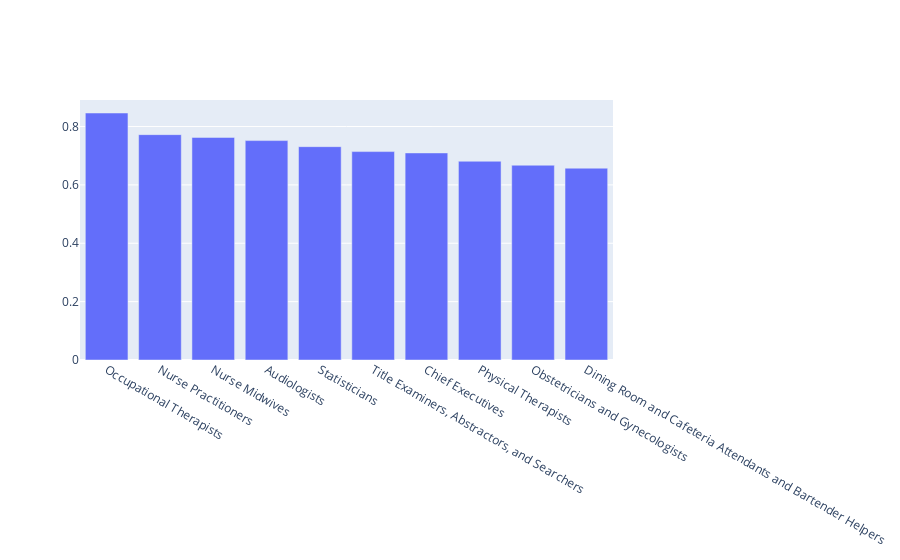

Here is the notebook cell this chart was saved with:
### Code cell
distribution(occ_default)

### Figure 1 — Plotly figure (JSON) as saved in the notebook; plotly's stock layout.template omitted (floating-point values rounded to 4 significant figures)
{"data": [{"textposition": "auto", "type": "bar", "x": ["Occupational Therapists", "Nurse Practitioners", "Nurse Midwives", "Audiologists", "Statisticians", "Title Examiners, Abstractors, and Searchers", "Chief Executives", "Physical Therapists", "Obstetricians and Gynecologists", "Dining Room and Cafeteria Attendants and Bartender Helpers", "Registered Nurses", "First-Line Supervisors of Landscaping, Lawn Service, and Groundskeeping Workers", "Mathematicians", "First-Line Supervisors of Housekeeping and Janitorial Workers", "Neurologists", "Healthcare Social Workers", "Bartenders", "Aerospace Engineers", "File Clerks", "Bill and Account Collectors", "Human Resources Assistants, Except Payroll and Timekeeping", "Loan Officers", "Mental Health Counselors", "Kindergarten Teachers, Except Special Education", "Insurance Sales Agents", "Receptionists and Information Clerks", "Agricultural Engineers", "Exercise Physiologists", "Special Education Teachers, Secondary School", "Pediatricians, General"], "y": [0.8463, 0.7722, 0.7627, 0.7518, 0.731, 0.7141, 0.7095, 0.681, 0.6673, 0.6573]}], "layout": {"barmode": "stack", "xaxis": {"categoryorder": "total descending"}}}
